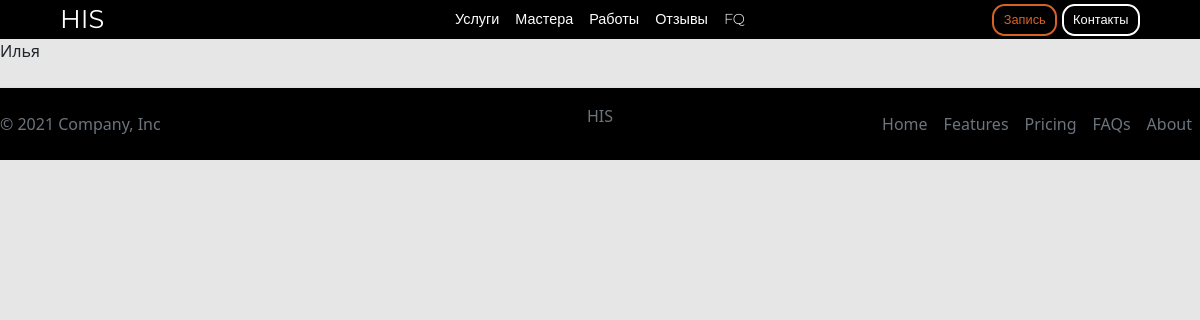
The app's page /barber/Usov/, older data.
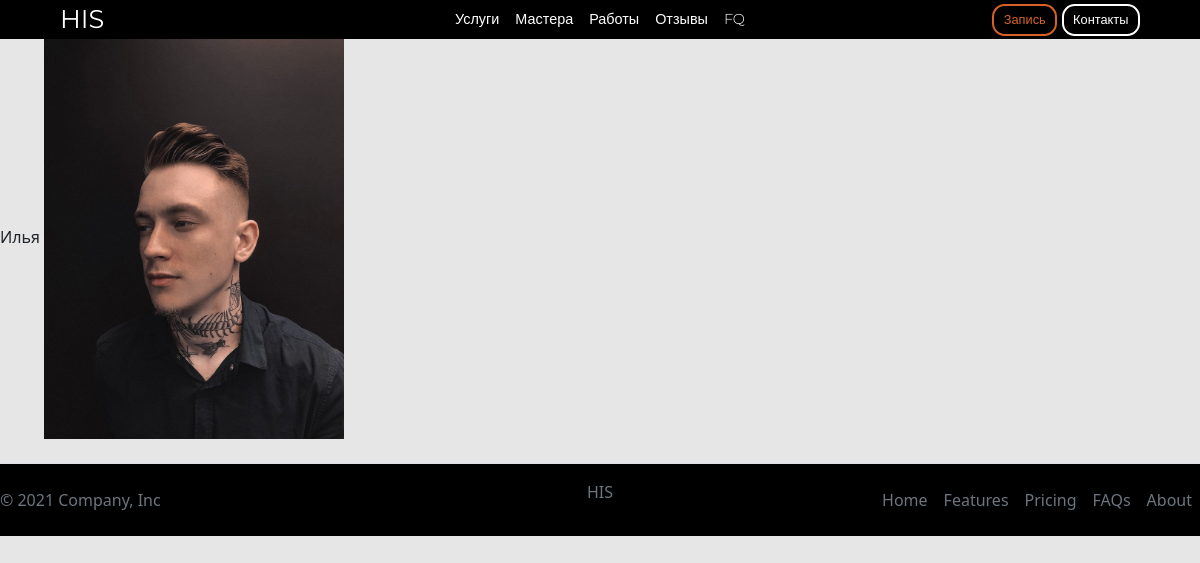
The same page, newer data.
### mainapp/models.py (models this page shows)
class GalaryHairstyle(models.Model):
    barber = models.ForeignKey(Barber, on_delete=models.CASCADE, verbose_name = 'Барбер', related_name='galary')
    chek = models.BooleanField(default=False)
    image = models.ImageField(verbose_name='Фото')

### mainapp/views.py (the view)
# urls.py: path('barber/<str:slug>/', BarberView.get, name='barber_detail'),
    def get(request, slug):
        barber= get_object_or_404(Barber, slug=slug)
        context = {
            "barber":barber
        }
        return render(request, 'barber.html', context)

### mainapp/templates/barber.html
{% extends 'base.html' %}
{% load static %}
{% block content %}
  <header class="d-flex flex-wrap align-items-center justify-content-center justify-content-md-between py-1 mb-0 bg-black sticky-top">
    <a href="/" class="d-flex align-items-center col-md-3 mb-md-0 text-decoration-none">
      <h3 class="nav-logo">HIS</h3>
    </a>
    <ul class="nav col-12 col-md-auto mb-2 justify-content-center mb-md-0">
      <li><a href="#menu" class="nav-link-lo">Услуги</a></li>
      <li><a href="#" class="nav-link-lo">Мастера</a></li>
      <li><a href="#" class="nav-link-lo">Работы</a></li>
      <li><a href="#" class="nav-link-lo">Отзывы</a></li>
      <li><a href="#fq" class="nav-link-lo">FQ</a></li>
    </ul>
    <div class="col-md-3 text-end head-btn">
      <a class="btn-navbar sp-color-white">Запись</a>
      <a class="btn-navbar white-color-sp">Контакты</a>
    </div>
  </header>
  {{barber.firstName}}
  {% for item in barber.galary.all %}
    <img src="{{item.image.url}}" alt="" width="300">
  {% endfor %}
{% endblock %}

Row changes from the older to the newer data that the page shows:
added GalaryHairstyle: image (picture)
